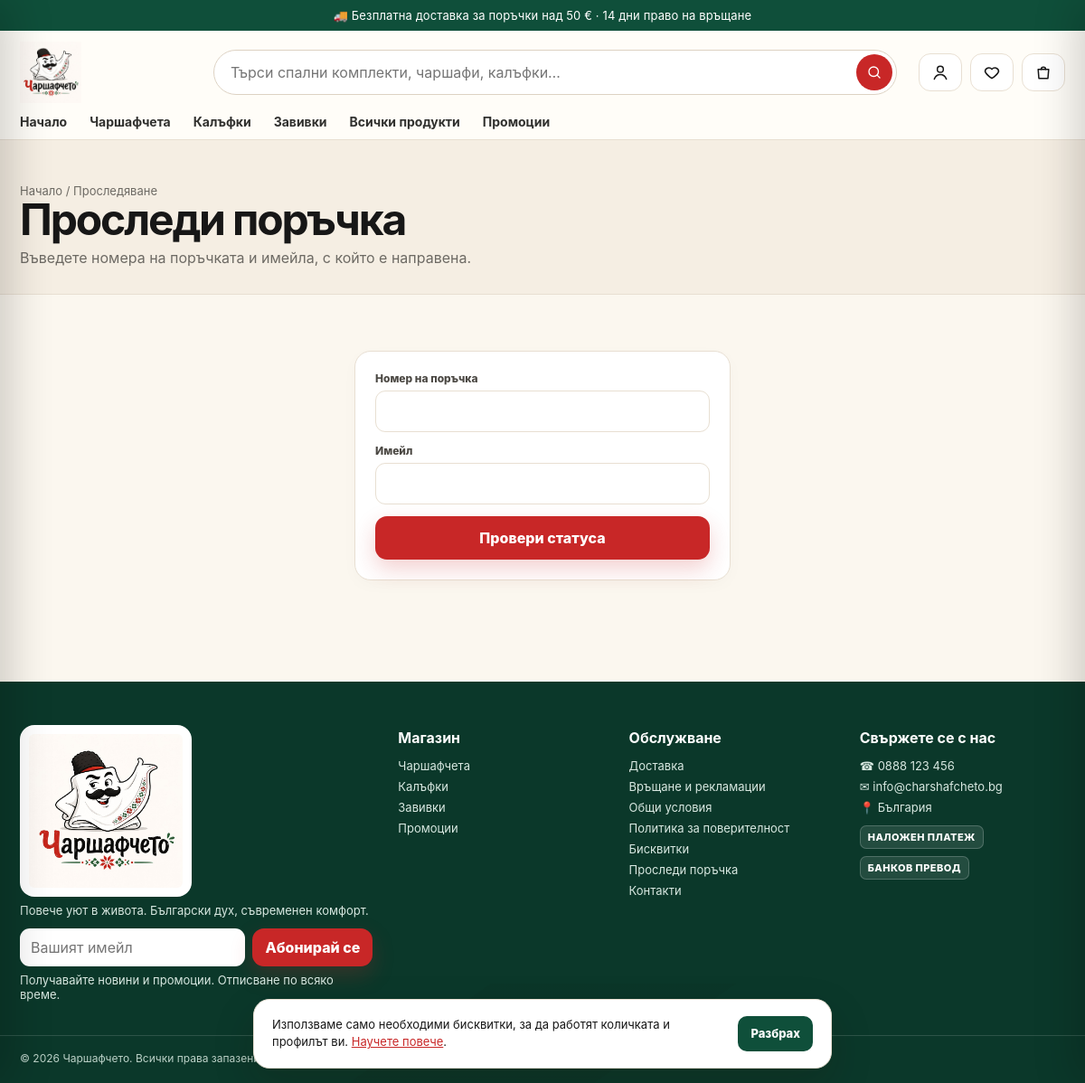
Screenshot of /checkout/track/ with the database file from the repository.
### core/models.py (models this page shows, shortened)
class SiteSettings(models.Model):
    CURRENCY_CHOICES = [("EUR", "EUR (€)"), ("BGN", "BGN (лв.)")]
    store_name = models.CharField("име на магазина", max_length=80, default="Чаршафчето")
    tagline = models.CharField("слоган", max_length=160, default="Повече уют в живота")
    announcement = models.CharField(
        "лента с обява",
        max_length=200,
        blank=True,
        default="🚚 Безплатна доставка за поръчки над 50 € · 14 дни право на връщане",
    )
    currency = models.CharField("валута", max_length=3, choices=CURRENCY_CHOICES, default="EUR")
    show_secondary_currency = models.BooleanField(
        "показвай и цена в лева", default=True, help_text="Двойно обозначаване EUR / BGN по фиксирания курс."
    )
    free_shipping_threshold = models.DecimalField(
        "безплатна доставка над", max_digits=10, decimal_places=2, default=Decimal("50.00")
    )
    vat_rate = models.DecimalField("ДДС %", max_digits=5, decimal_places=2, default=Decimal("20.00"))
    prices_include_vat = models.BooleanField("цените са с ДДС", default=True)
    low_stock_threshold = models.PositiveIntegerField("праг за ниска наличност", default=5)
    contact_email = models.EmailField("имейл за контакт", default="info@charshafcheto.bg")
    orders_email = models.EmailField("имейл за известия за поръчки", default="orders@charshafcheto.bg")
    contact_phone = models.CharField("телефон", max_length=40, default="0888 123 456")
    address = models.CharField("адрес", max_length=200, default="България")
    company_name = models.CharField("фирма", max_length=120, blank=True)
    company_eik = models.CharField("ЕИК", max_length=20, blank=True)
    bank_iban = models.CharField("IBAN за банков превод", max_length=40, blank=True)
    bank_name = models.CharField("банка", max_length=80, blank=True)
    facebook_url = models.URLField(blank=True)
    instagram_url = models.URLField(blank=True)
    meta_description = models.CharField(
        "SEO описание",
        max_length=300,
        default="Спални комплекти, чаршафи, калъфки и завивки с български дух.",
    )
    updated_at = models.DateTimeField(auto_now=True)
    CACHE_KEY = "site_settings"
    class Meta:
        verbose_name = "настройки на магазина"
        verbose_name_plural = "настройки на магазина"
    @classmethod
    def load(cls):
        obj = cache.get(cls.CACHE_KEY)
        if obj is None:
            obj, _ = cls.objects.get_or_create(pk=1)
            cache.set(cls.CACHE_KEY, obj, 300)
        return obj

class Page(models.Model):
    title = models.CharField("заглавие", max_length=120)
    slug = models.SlugField(unique=True, allow_unicode=True)
    body = models.TextField("съдържание", help_text="Позволен е обикновен HTML.")
    show_in_footer = models.BooleanField("в долното меню", default=True)
    order = models.PositiveIntegerField(default=0)
    updated_at = models.DateTimeField(auto_now=True)
    class Meta:
        ordering = ["order", "title"]
        verbose_name = "страница"
        verbose_name_plural = "страници"
    def get_absolute_url(self):
        from django.urls import reverse
        return reverse("core:page", args=[self.slug])

### catalog/models.py (models this page shows, shortened)
class Category(models.Model):
    name = models.CharField("име", max_length=100)
    slug = models.SlugField(unique=True, max_length=120, blank=True)
    parent = models.ForeignKey(
        "self", null=True, blank=True, on_delete=models.SET_NULL, related_name="children", verbose_name="родител"
    )
    tagline = models.CharField("подзаглавие", max_length=160, blank=True)
    description = models.TextField("описание", blank=True)
    image = models.ImageField("изображение", upload_to="categories/", blank=True)
    is_active = models.BooleanField("активна", default=True)
    show_in_menu = models.BooleanField("в главното меню", default=True)
    position = models.PositiveIntegerField("подредба", default=0)
    class Meta:
        ordering = ["position", "name"]
        verbose_name = "категория"
        verbose_name_plural = "категории"
    def get_absolute_url(self):
        return reverse("catalog:category", args=[self.slug])

### orders/views.py (the view, shortened to what this page needs)
# urls.py: path("track/", views.track, name="track"),
def track(request):
    form = TrackForm(request.POST or None)
    return render(request, "orders/track.html", {"form": form})

### orders/views.py
class TrackForm(forms.Form):
    number = forms.CharField(label="Номер на поръчка", max_length=20)
    email = forms.EmailField(label="Имейл")

### cart/cart.py (called while the page is built)
    def __len__(self):
        return sum(self.data.values())

    @property
    def count(self):
        return len(self)

### core/context_processors.py (called while the page is built)
def store(request):
    if request.path.startswith(("/static/", "/media/")):
        return {}
    wishlist_ids = set()
    if request.user.is_authenticated:
        wishlist_ids = set(WishlistItem.objects.filter(user=request.user).values_list("product_id", flat=True))
    else:
        wishlist_ids = set(request.session.get("wishlist", []))
    return {
        "store": SiteSettings.load(),
        "cart": Cart(request),
        "wishlist_ids": wishlist_ids,
        "menu_categories": Category.objects.filter(is_active=True, show_in_menu=True, parent__isnull=True),
        "footer_pages": Page.objects.filter(show_in_footer=True),
        "card_payments_enabled": bool(settings.STRIPE_SECRET_KEY),
        "SITE_URL": settings.SITE_URL,
    }

### templates/orders/track.html (shortened to what this page needs)
{% extends "base.html" %}
{% block content %}
<section class="page-hero"><div class="shell"><nav class="crumb"><a href="{% url 'core:home' %}">Начало</a> / Проследяване</nav><h1>Проследи поръчка</h1><p class="section-sub">Въведете номера на поръчката и имейла, с който е направена.</p></div></section>
<section class="section"><div class="shell auth-box">
  <form method="post" class="panel form-grid" style="grid-template-columns:1fr">{% csrf_token %}
    {% include "_field.html" with field=form.number %}
    {% include "_field.html" with field=form.email %}
    <button class="btn btn-primary btn-block">Провери статуса</button>
  </form>
</div></section>
{% endblock %}

### templates/base.html (shortened to what this page needs)
{% load static store_tags %}<!doctype html>
<html lang="bg">
<head>
  <link rel="stylesheet" href="{% static 'css/store.css' %}">
</head>
<body>
{% if store.announcement %}<div class="announcement">{{ store.announcement }}</div>{% endif %}
<header class="header">
  <div class="shell">
    <div class="header-main">
      <a class="brand" href="{% url 'core:home' %}"><img src="{% static 'img/logo.png' %}" alt="{{ store.store_name }}" width="68" height="68"></a>
      <form class="search-wrap" action="{% url 'catalog:shop' %}" method="get" role="search">
        <input id="globalSearch" class="search" name="q" placeholder="Търси спални комплекти, чаршафи, калъфки…" value="{{ request.GET.q|default:'' }}" autocomplete="off">
        <button class="search-btn" aria-label="Търси"><svg class="i"><use href="#i-search"/></svg></button>
      </form>
      <div class="header-actions">
        <a class="icon-btn" href="{% url 'accounts:dashboard' %}" title="Моят профил" aria-label="Моят профил"><svg class="i"><use href="#i-user"/></svg></a>
        <a class="icon-btn" href="{% url 'catalog:wishlist' %}" title="Любими" aria-label="Любими" data-wishlist-link><svg class="i"><use href="#i-heart"/></svg></a>
        <a class="icon-btn" href="{% url 'cart:detail' %}" title="Количка" aria-label="Количка" data-cart-open><svg class="i"><use href="#i-bag"/></svg></a>
      </div>
    </div>
    <nav class="nav" aria-label="Основна навигация">
      <a href="{% url 'core:home' %}" {% if request.resolver_match.url_name == 'home' %}class="active"{% endif %}>Начало</a>
      {% for cat in menu_categories %}<a href="{{ cat.get_absolute_url }}" {% if current_category.pk == cat.pk %}class="active"{% endif %}>{{ cat.name }}</a>{% endfor %}
      <a href="{% url 'catalog:shop' %}" {% if request.resolver_match.url_name == 'shop' and not current_category %}class="active"{% endif %}>Всички продукти</a>
      <a href="{% url 'catalog:sale' %}" class="accent">Промоции</a>
    </nav>
  </div>
</header>
<main id="main">{% block content %}{% endblock %}</main>
<footer class="footer">
  <div class="shell footer-grid">
    <div>
      <img class="footer-logo" src="{% static 'img/logo.png' %}" alt="{{ store.store_name }}" loading="lazy">
      <p>{{ store.tagline }}. Български дух, съвременен комфорт.</p>
      <form class="newsletter" method="post" action="{% url 'core:newsletter' %}">{% csrf_token %}
        <input id="nlEmail" type="email" name="email" placeholder="Вашият имейл" required>
        <button class="btn btn-primary">Абонирай се</button>
      </form>
      <p class="small">Получавайте новини и промоции. Отписване по всяко време.</p>
    </div>
    <div>
      <h4>Магазин</h4>
      {% for cat in menu_categories %}<a href="{{ cat.get_absolute_url }}">{{ cat.name }}</a>{% endfor %}
      <a href="{% url 'catalog:sale' %}">Промоции</a>
    </div>
    <div>
      <h4>Обслужване</h4>
      {% for page in footer_pages %}<a href="{{ page.get_absolute_url }}">{{ page.title }}</a>{% endfor %}
      <a href="{% url 'orders:track' %}">Проследи поръчка</a>
      <a href="{% url 'core:contact' %}">Контакти</a>
    </div>
    <div>
      <h4>Свържете се с нас</h4>
      <p>☎ <a href="tel:{{ store.contact_phone|cut:' ' }}" style="display:inline">{{ store.contact_phone }}</a></p>
      <p>✉ <a href="mailto:{{ store.contact_email }}" style="display:inline">{{ store.contact_email }}</a></p>
      <p>📍 {{ store.address }}</p>
      <div class="pay-icons" aria-label="Методи на плащане"><span>НАЛОЖЕН ПЛАТЕЖ</span>{% if card_payments_enabled %}<span>VISA</span><span>MASTERCARD</span>{% endif %}<span>БАНКОВ ПРЕВОД</span></div>
    </div>
  </div>
  <div class="shell copyright">© {% now "Y" %} {{ store.company_name|default:store.store_name }}{% if store.company_eik %} · ЕИК {{ store.company_eik }}{% endif %}. Всички права запазени.</div>
</footer>
<div class="cookie-bar hidden" id="cookieBar" role="dialog" aria-label="Бисквитки">
  <p>Използваме само необходими бисквитки, за да работят количката и профилът ви. <a href="{% url 'core:page' 'biskvitki' %}">Научете повече</a>.</p>
  <button class="btn btn-green btn-small" type="button" data-cookie-ok>Разбрах</button>
</div>
</body>
</html>

### rows the page displays
SiteSettings: announcement "🚚 Безплатна доставка за поръчки над 50 € · 14 дни право на връщане", tagline "Повече уют в живота", contact_phone "0888 123 456", contact_email "info@charshafcheto.bg", address "България", company_name "Чаршафчето"
Category: name "Чаршафчета"
Category: name "Калъфки"
Category: name "Завивки"
Page: title "Доставка"
Page: title "Връщане и рекламации"
Page: title "Общи условия"
Page: title "Политика за поверителност"
Page: title "Бисквитки"

### other values shown
{{ field.label }} "Номер на поръчка Имейл"
